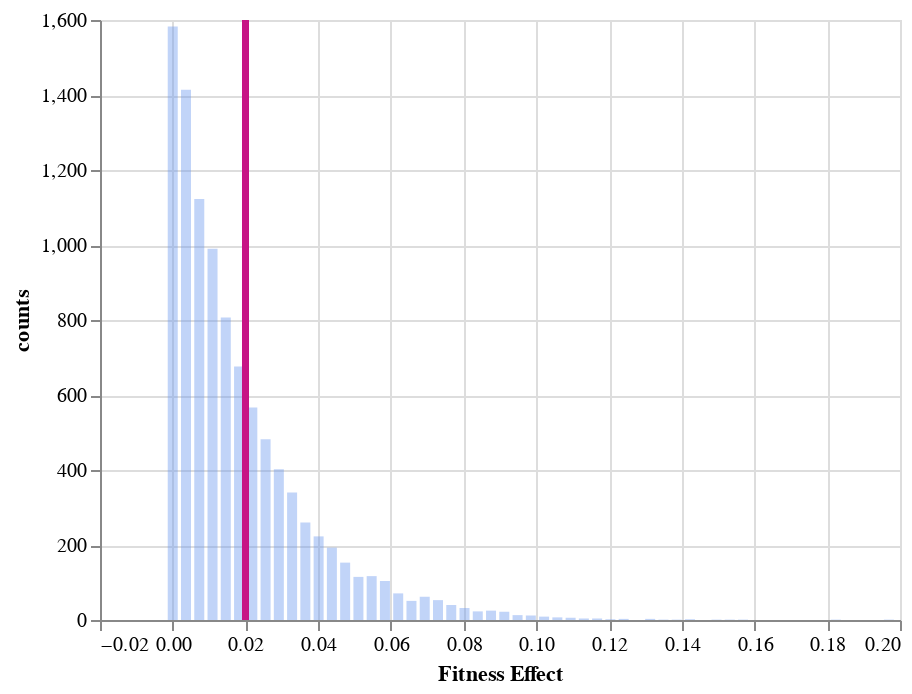

The code cell stored with this chart in its notebook:
### Markdown cell above
Notice that your mutation type now has an `idx` (in the format m#). This is a unique id that `shadie` uses to keep track of mutations. It may not start at `m1`, as some default mutation types have already been defined by `shadie`. 

If you'd like more information about your mutation, you can use the `inspect()` function to visualize your mutation distribution and see the parameters listed explicitly:

### Code cell
mut5.inspect()

### Figure 1 — Vega-Lite specification as saved in the notebook (floating-point values rounded to 4 significant figures)
{"config": {"view": {"continuousWidth": 400, "continuousHeight": 300}}, "layer": [{"mark": {"type": "bar", "color": "cornflowerblue", "opacity": 0.4}, "encoding": {"x": {"type": "quantitative", "axis": {"title": "Fitness Effect"}, "field": "values"}, "y": {"type": "quantitative", "field": "counts"}}}, {"mark": {"type": "rule", "color": "mediumvioletred"}, "encoding": {"size": {"value": 3}, "tooltip": [{"type": "quantitative", "field": "mean"}], "x": {"type": "quantitative", "field": "mean"}}}], "data": {"name": "data-53f1d0e479b03f862b121ef70c43fe75"}, "$schema": "https://vega.github.io/schema/vega-lite/v4.8.1.json", "datasets": {"data-53f1d0e479b03f862b121ef70c43fe75": [{"values": 3.258e-06, "counts": 1583, "mean": 0.02}, {"values": 0.00365, "counts": 1414, "mean": 0.02}, {"values": 0.007298, "counts": 1123, "mean": 0.02}, {"values": 0.01094, "counts": 990, "mean": 0.02}, {"values": 0.01459, "counts": 807, "mean": 0.02}, {"values": 0.01824, "counts": 676, "mean": 0.02}, {"values": 0.02189, "counts": 567, "mean": 0.02}, {"values": 0.02553, "counts": 482, "mean": 0.02}, {"values": 0.02918, "counts": 402, "mean": 0.02}, {"values": 0.03283, "counts": 340, "mean": 0.02}, {"values": 0.03647, "counts": 260, "mean": 0.02}, {"values": 0.04012, "counts": 223, "mean": 0.02}, {"values": 0.04377, "counts": 193, "mean": 0.02}, {"values": 0.04742, "counts": 153, "mean": 0.02}, {"values": 0.05106, "counts": 115, "mean": 0.02}, {"values": 0.05471, "counts": 117, "mean": 0.02}, {"values": 0.05836, "counts": 104, "mean": 0.02}, {"values": 0.062, "counts": 71, "mean": 0.02}, {"values": 0.06565, "counts": 51, "mean": 0.02}, {"values": 0.0693, "counts": 62, "mean": 0.02}, {"values": 0.07295, "counts": 53, "mean": 0.02}, {"values": 0.07659, "counts": 40, "mean": 0.02}, {"values": 0.08024, "counts": 32, "mean": 0.02}, {"values": 0.08389, "counts": 23, "mean": 0.02}, {"values": 0.08754, "counts": 25, "mean": 0.02}, {"values": 0.09118, "counts": 22, "mean": 0.02}, {"values": 0.09483, "counts": 13, "mean": 0.02}, {"values": 0.09848, "counts": 12, "mean": 0.02}, {"values": 0.1021, "counts": 9, "mean": 0.02}, {"values": 0.1058, "counts": 7, "mean": 0.02}, {"values": 0.1094, "counts": 6, "mean": 0.02}, {"values": 0.1131, "counts": 4, "mean": 0.02}, {"values": 0.1167, "counts": 4, "mean": 0.02}, {"values": 0.1204, "counts": 2, "mean": 0.02}, {"values": 0.124, "counts": 3, "mean": 0.02}, {"values": 0.1277, "counts": 0, "mean": 0.02}, {"values": 0.1313, "counts": 3, "mean": 0.02}, {"values": 0.1349, "counts": 1, "mean": 0.02}, {"values": 0.1386, "counts": 1, "mean": 0.02}, {"values": 0.1422, "counts": 2, "mean": 0.02}, {"values": 0.1459, "counts": 0, "mean": 0.02}, {"values": 0.1495, "counts": 1, "mean": 0.02}, {"values": 0.1532, "counts": 1, "mean": 0.02}, {"values": 0.1568, "counts": 1, "mean": 0.02}, {"values": 0.1605, "counts": 0, "mean": 0.02}, {"values": 0.1641, "counts": 0, "mean": 0.02}, {"values": 0.1678, "counts": 0, "mean": 0.02}, {"values": 0.1714, "counts": 0, "mean": 0.02}, {"values": 0.1751, "counts": 0, "mean": 0.02}, {"values": 0.1787, "counts": 0, "mean": 0.02}, {"values": 0.1824, "counts": 1, "mean": 0.02}, {"values": 0.186, "counts": 0, "mean": 0.02}, {"values": 0.1897, "counts": 0, "mean": 0.02}, {"values": 0.1933, "counts": 0, "mean": 0.02}, {"values": 0.1969, "counts": 1, "mean": 0.02}]}}
